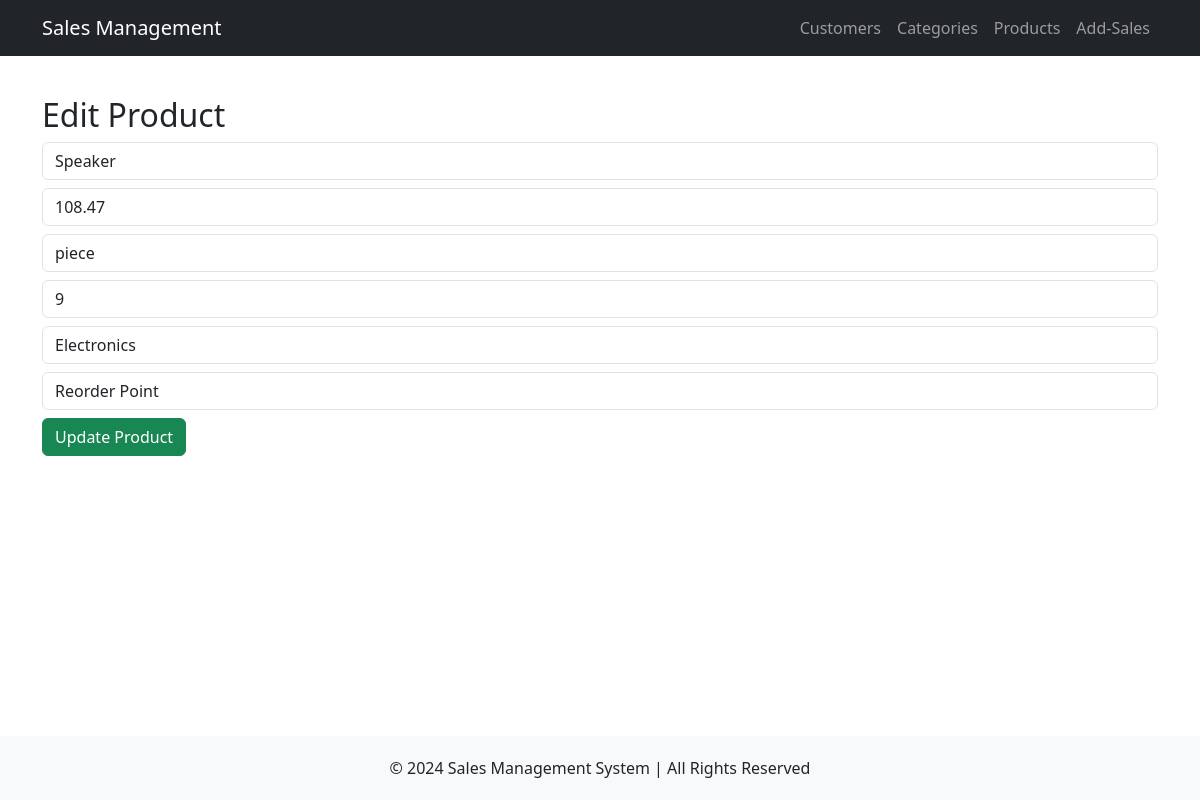
Page /edit_product/1 on the earlier database version.
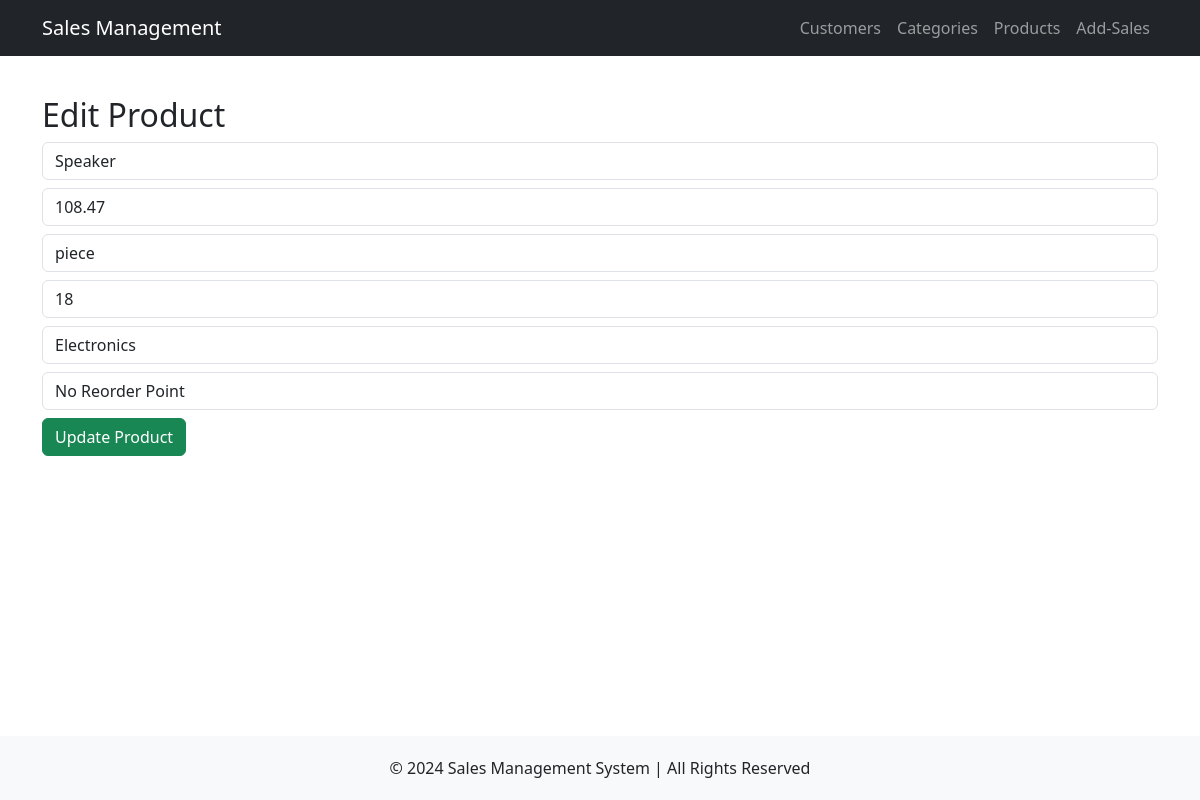
Same page on the later database version.
### tables this page shows
CREATE TABLE Products (
    pro_id INTEGER PRIMARY KEY AUTOINCREMENT,
    name TEXT NOT NULL,
    price REAL NOT NULL CHECK(price >= 0),
    unit TEXT NOT NULL,
    qty INTEGER NOT NULL CHECK(qty >= 0),
    category_id INTEGER NOT NULL,
    reorder_point TEXT CHECK(reorder_point IN ('Reorder', 'Not-Reorder')) DEFAULT 'Not-Reorder',
    FOREIGN KEY (category_id) REFERENCES Product_categories(proc_id) ON DELETE CASCADE
);

### routes/products.py (the view, shortened to what this page needs)
@product_bp.route('/edit_product/<int:pro_id>', methods=['GET', 'POST'])
def edit_product(pro_id):
    conn = get_db_connection()
    product = conn.execute('SELECT * FROM Products WHERE pro_id = ?', (pro_id,)).fetchone()
    categories = conn.execute('SELECT * FROM Product_categories').fetchall()
    conn.close()
    return render_template('edit_product.html', product=product, categories=categories)

### routes/products.py (called while the page is built)
def get_db_connection():
    conn = sqlite3.connect(DATABASE)
    conn.row_factory = sqlite3.Row
    return conn

### templates/edit_product.html
{% extends 'base.html' %}
{% block content %}
    <h2>Edit Product</h2>
    <form action='/edit_product/{{ product["pro_id"] }}' method='post'>
        <input type='text' name='name' value='{{ product["name"] }}' required class='form-control mb-2'>
        <input type='number' name='price' value='{{ product["price"] }}' required class='form-control mb-2'>
        <input type='text' name='unit' value='{{ product["unit"] }}' required class='form-control mb-2'>
        <input type='number' name='qty' value='{{ product["qty"] }}' required class='form-control mb-2'>
        <select name='category' class='form-control mb-2'>
            {% for category in categories %}
                <option value="{{ category['proc_id'] }}" {% if category['proc_id'] == product['category'] %}selected{% endif %}>{{ category['name'] }}</option>
            {% endfor %}
        </select>
        <select name='reorder_point' class='form-control mb-2'>
            <option value='Not-Reorder' {% if product['reorder_point'] == 'Not-Reorder' %}selected{% endif %}>No Reorder Point</option>
            <option value='Reorder' {% if product['reorder_point'] == 'Reorder' %}selected{% endif %}>Reorder Point</option>
        </select>
        <button type='submit' class='btn btn-success'>Update Product</button>
    </form>
{% endblock %}

Differences in the rows shown:
changed Products "Speaker": qty "9" → "18"; reorder_point "Reorder Point" → "No Reorder Point"
